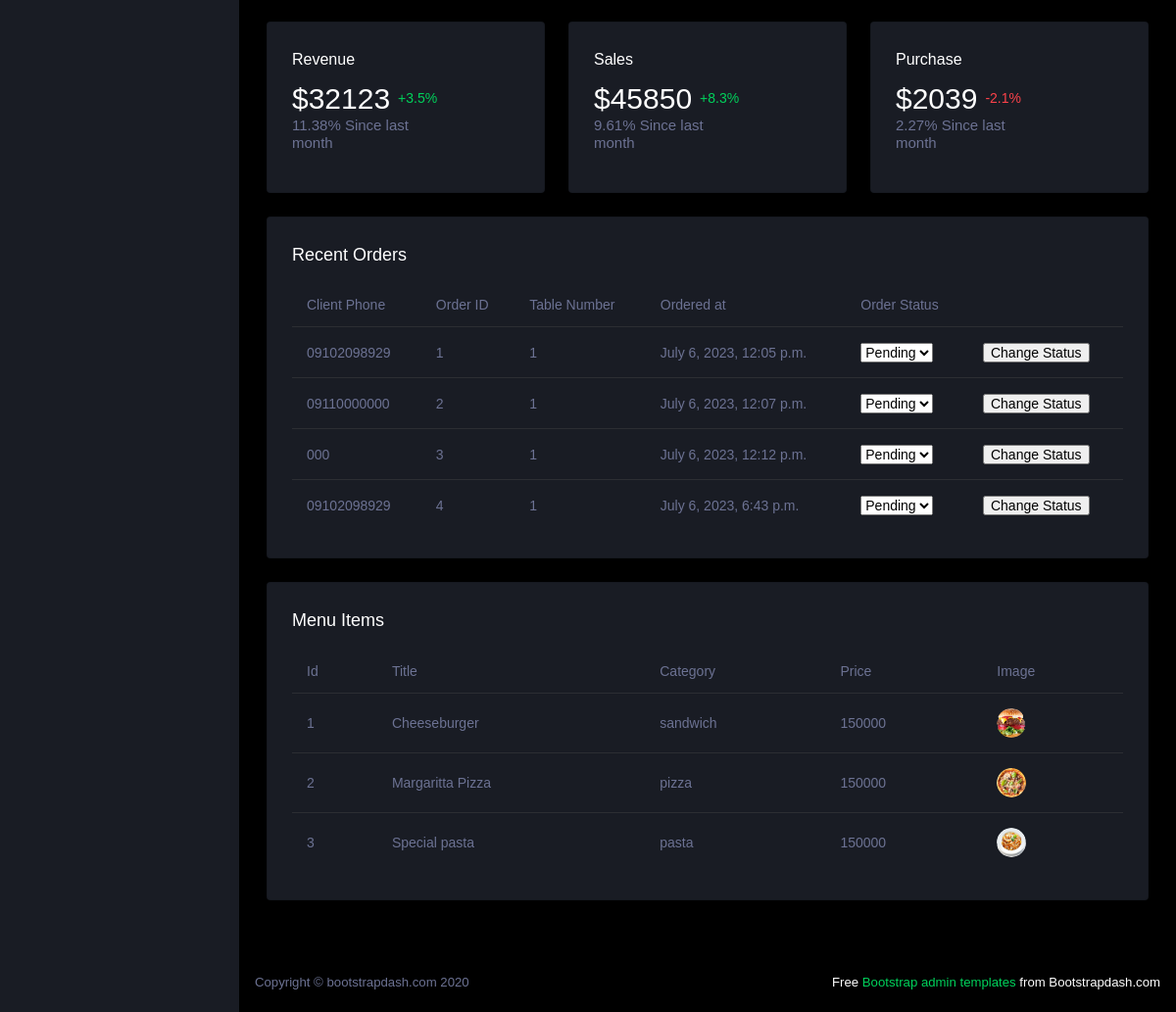
The page /dashboard/ (signed in, lower part) on the database as committed earlier.
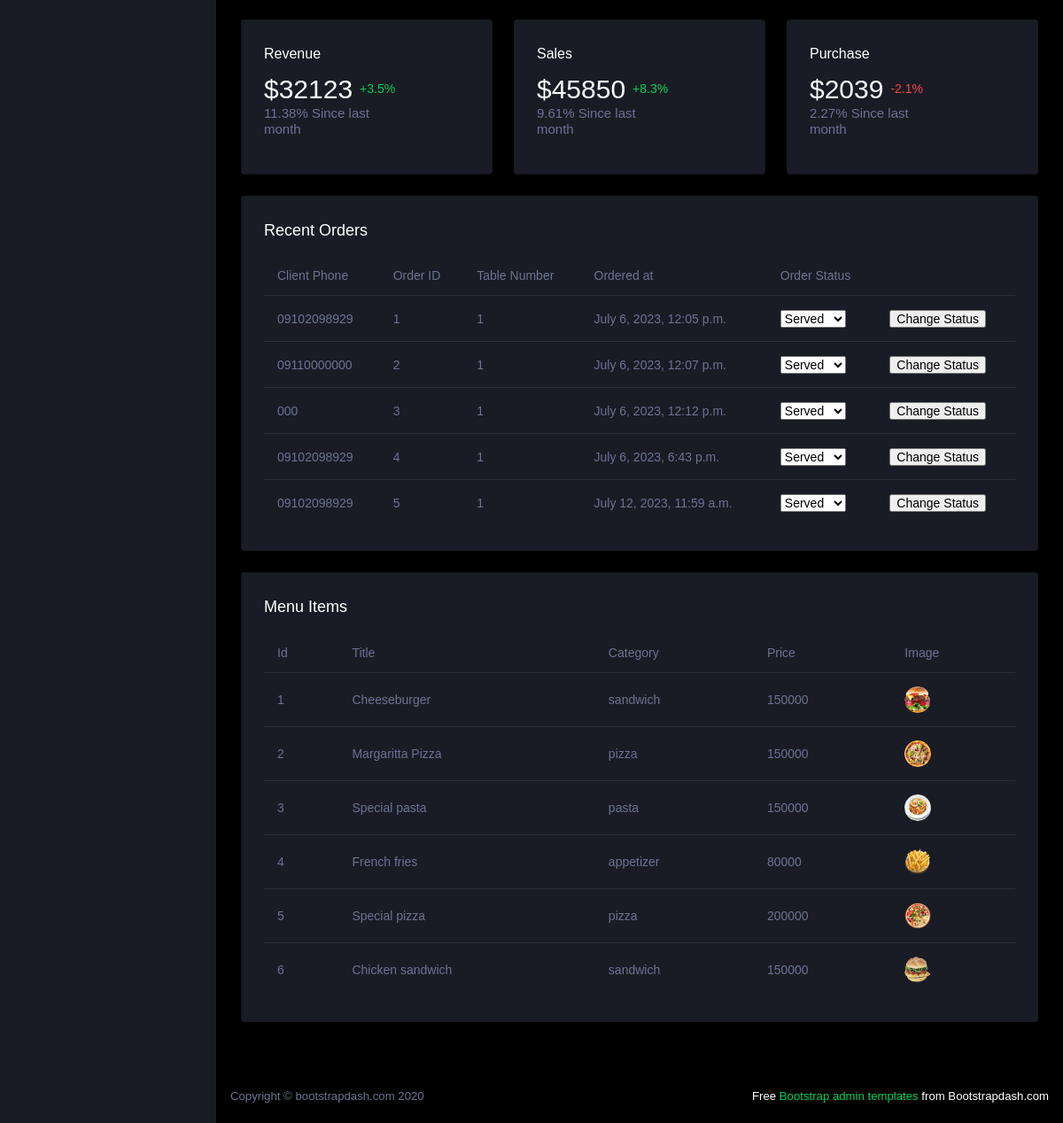
The same page on the database as committed later.
### orders/models.py (models this page shows, shortened)
class Order(ModelInfo):
    class DeliveryChoice(models.IntegerChoices):
        TAKE = 1, "Come to take 🚶‍♂️"
        SEND = 2, "Send 🚚"
        EAT = 3, "Eat 🍽️"
    class ServeStatusChoice(models.IntegerChoices):
        PENDING = 1, "PENDING ⌚"
        CONFIRM = 2, "CONFIRM ✔"
        COOKING = 3, "COOKING 🍔"
        SERVED = 4, "SERVED 🤤"
        CANCEL = 5, "CANCEL ❌"
    table = models.ForeignKey(
        "Table", on_delete=models.SET_NULL, related_name="orders", null=True
    )
    delivery_status = models.IntegerField(choices=DeliveryChoice.choices, default=3)
    serving_status = models.IntegerField(choices=ServeStatusChoice.choices, default=1)
    phone_regex = get_phonenumber_regex()
    phone_number = models.CharField(
        max_length=14, null=True, blank=True, validators=[phone_regex]
    )
    class Meta:
        verbose_name_plural = "Orders"

class Table(ModelInfo):
    number = models.IntegerField()
    space_position = models.CharField(max_length=250)
    capacity = models.PositiveIntegerField()
    class Meta:
        verbose_name_plural = "Tables"

### menu_items/models.py (models this page shows, shortened)
class MenuItem(ModelInfo):
    title = models.CharField(max_length=150)
    price = models.IntegerField()
    category = models.ForeignKey(
        Category,
        on_delete=models.SET_NULL,
        related_name="menuItems",
        null=True,
        blank=True,
    )
    period_time_service = models.DurationField(default=timedelta(seconds=300))
    estimated_cooking_time = models.DurationField(default=timedelta(seconds=300))
    image = models.ImageField(upload_to="images/", default="", null=True, blank=True)
    is_active = models.BooleanField(default=True)
    description = RichTextField()
    class Meta:
        verbose_name_plural = "MenuItems"

class Category(ModelInfo):
    name = models.CharField(max_length=150)
    parent_category = models.ForeignKey(
        "Category",
        on_delete=models.CASCADE,
        related_name="categories",
        null=True,
        blank=True,
    )
    class Meta:
        verbose_name_plural = "Categories"
    def __str__(self):
        return self.name

### dashboard/views.py (the view, shortened to what this page needs)
# urls.py: path("dashboard/", views.DashboardView.as_view(), name="dashboard"),
class DashboardView(LoginRequiredMixin, UserPassesTestMixin, View):
    login_url = "/login/"
    def test_func(self):
        result = (
            self.request.user.groups.filter(name="cashier").exists()
            or self.request.user.groups.filter(name="manager").exists()
        )
        return result
    def get(self, request):
        all_orders = Order.objects.all()
        recent_orders=all_orders[:10]
        pending_orders=all_orders.filter(serving_status=1)
        confirmed_orders=all_orders.filter(serving_status=2)
        cooking_orders=all_orders.filter(serving_status=3)
        served_orders=all_orders.filter(serving_status=4)
        canceled_orders=all_orders.filter(serving_status=5)
        orders= {"all_orders": all_orders,"recent_orders":recent_orders,"pending_orders":pending_orders,"confirmed_orders":confirmed_orders,"cooking_orders":cooking_orders,"served_orders":served_orders, "canceled_orders":canceled_orders}
        menuItems = MenuItem.objects.all()
        reciepts = Receipt.objects.all()
        return render(
            request,
            "dashboard/index.html",
            context={"orders": orders, "menuItems": menuItems, "reciepts": reciepts},
        )

### dashboard/templates/dashboard/index.html (shortened to what the changed rows need)
{% load static %}
<!DOCTYPE html>
<html lang="en">
<head>
  <link rel="stylesheet" href="{% static 'assets/vendors/mdi/css/materialdesignicons.min.css' %}">
  <link rel="stylesheet" href="{% static 'assets/vendors/css/vendor.bundle.base.css' %}">
  <link rel="stylesheet" href="{% static 'assets/vendors/jvectormap/jquery-jvectormap.css' %}">
  <link rel="stylesheet" href="{% static 'assets/vendors/flag-icon-css/css/flag-icon.min.css'%}">
  <link rel="stylesheet" href="{% static 'assets/vendors/owl-carousel-2/owl.carousel.min.css' %}">
  <link rel="stylesheet" href="{% static 'assets/vendors/owl-carousel-2/owl.theme.default.min.css'%}">
  <link rel="stylesheet" href="{% static 'assets/css/style.css'%}">
</head>
<body>
  <div class="container-scroller">
    <div class="container-fluid page-body-wrapper">
      <div class="main-panel">
        <div class="content-wrapper">
          <div class="row" >
            <div class="col-sm-4 grid-margin">
              <div class="card">
                <div class="card-body">
                  <div class="row">
                    <div class="col-8 col-sm-12 col-xl-8 my-auto">
                      <div class="d-flex d-sm-block d-md-flex align-items-center">
                        <h2 class="mb-0">$32123</h2>
                      </div>
                    </div>
                  </div>
                </div>
              </div>
            </div>
            <div class="col-sm-4 grid-margin">
              <div class="card">
                <div class="card-body">
                  <div class="row">
                    <div class="col-8 col-sm-12 col-xl-8 my-auto">
                      <div class="d-flex d-sm-block d-md-flex align-items-center">
                        <h2 class="mb-0">$45850</h2>
                      </div>
                    </div>
                  </div>
                </div>
              </div>
            </div>
            <div class="col-sm-4 grid-margin">
              <div class="card">
                <div class="card-body">
                  <div class="row">
                    <div class="col-8 col-sm-12 col-xl-8 my-auto">
                      <div class="d-flex d-sm-block d-md-flex align-items-center">
                        <h2 class="mb-0">$2039</h2>
                      </div>
                    </div>
                  </div>
                </div>
              </div>
            </div>
          </div>
          {% include 'dashboard/orders.html' %}
          {% include 'dashboard/menu_item.html' %}
        </div>
      </div>
    </div>
  </div>
</body>
</html>

### dashboard/templates/dashboard/orders.html (shortened to what this page needs)
<div class="row " id="recent">
    <div class="col-12 grid-margin">
      <div class="card">
        <div class="card-body">
          <h4 class="card-title">Recent Orders</h4>
          <div class="table-responsive">
            <table class="table">
              <thead>
                <tr>
                  <th> Client Phone </th>
                  <th> Order ID </th>
                  <th> Table Number </th>
                  <th> Ordered at </th>
                  <th> Order Status </th>
                  <th> </th>
                </tr>
              </thead>
              <tbody>
                {% for order in orders.recent_orders %}
                <tr>
                  <td>
                    <span>{{order.phone_number}}</span>
                  </td>
                  <td> {{order.id}} </td>
                  <td> {{order.table.number}} </td>
                  <td> {{order.created_at}} </td>
                  <form action="" method="post">
                  <td class="pt-3">
                    <select name="serving_status" id="id_serving_status">
                      {% if order.serving_status == 1 %}
                        <option value="1" selected>Pending</option>
                      {% elif  order.serving_status == 2 %}
                      <option value="1" >Pending</option>
                        <option value="2" selected>Confirm</option>
                        <option value="3">Cooking</option>
                        <option value="4">Served</option>
                        <option value="5">Cancel</option>
                      {% elif  order.serving_status == 3 %}
                      <option value="1" >Pending</option>
                        <option value="2" >Confirm</option>
                        <option value="3" selected>Cooking</option>
                        <option value="4">Served</option>
                        <option value="5">Cancel</option>
                      {% elif  order.serving_status == 4 %}
                        <option value="4" selected>Served</option>
                      {% elif  order.serving_status == 5 %}
                      <option value="1" >Pending</option>
                        <option value="2" >Confirm</option>
                        <option value="3">Cooking</option>
                        <option value="4">Served</option>
                        <option value="5" selected>Cancel</option>
                      {% endif %}
                    </select>
                  <td>
                      <input type="submit" value="Change Status"/>
                  </td>
                </form>
                </tr>
                {% endfor %}
              </tbody>
            </table>
          </div>
        </div>
      </div>
    </div>
  </div>

### dashboard/templates/dashboard/menu_item.html
<div class="row">
  <div class="col-12 grid-margin">
    <div class="card">
      <div class="card-body">
        <h4 class="card-title">Menu Items</h4>
        <div class="table-responsive">
          <table class="table">
            <thead>
              <tr>
                <th> Id </th>
                <th> Title </th>
                <th> Category </th>
                <th> Price </th>
                <th> Image </th>
              </tr>
            </thead>
            <tbody>
              {% for item in menuItems %}
              <tr>
                <td>
                  <span>{{item.id}}</span>
                </td>
                <td> {{item.title}} </td>
                <td> {{item.category}} </td>
                <td> {{item.price}} </td>
                <td display: table-cell> <img src="{{item.image.url}}"> </td>
                </tr>
              {% endfor %}
              </tbody>
          </table>
          </div>
      </div>
    </div>
  </div>
</div>

Rows that differ between the two databases and show on the page:
changed Order "July 6, 2023, 12:05 p.m.": serving_status "Pending" → "Served"
changed Order "July 6, 2023, 12:07 p.m.": serving_status "Pending" → "Served"
changed Order "July 6, 2023, 12:12 p.m.": serving_status "Pending" → "Served"
changed Order "July 6, 2023, 6:43 p.m.": serving_status "Pending" → "Served"
added Order: phone_number "09102098929", id "5", table.number "1", created_at "July 12, 2023, 11:59 a.m.", serving_status "Served"
added MenuItem: id "4", title "French fries", category "appetizer", price "80000", image (picture)
added MenuItem: id "5", title "Special pizza", category "pizza", price "200000", image (picture)
added MenuItem: id "6", title "Chicken sandwich", category "sandwich", price "150000", image (picture)
